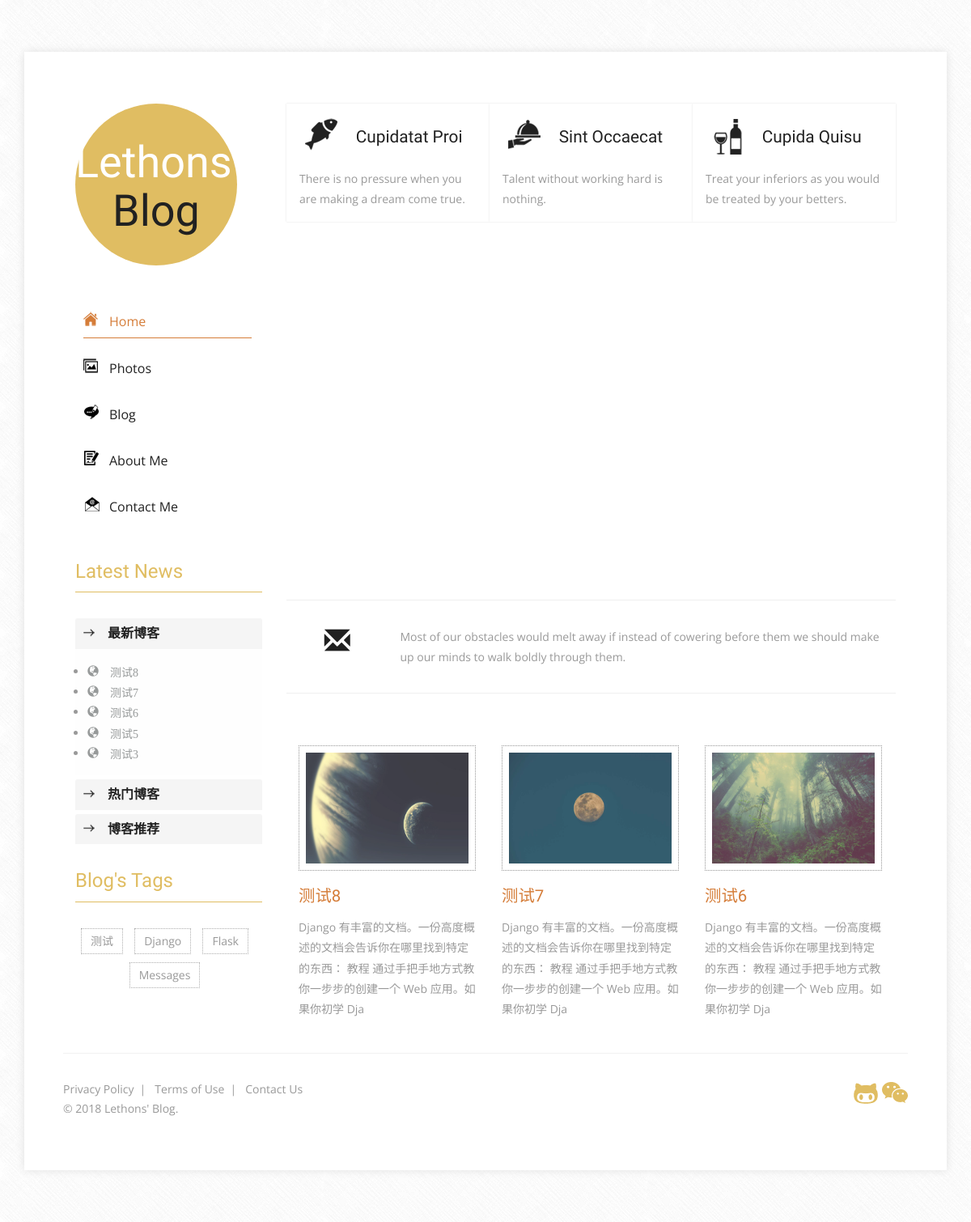
The app's page /, older data.
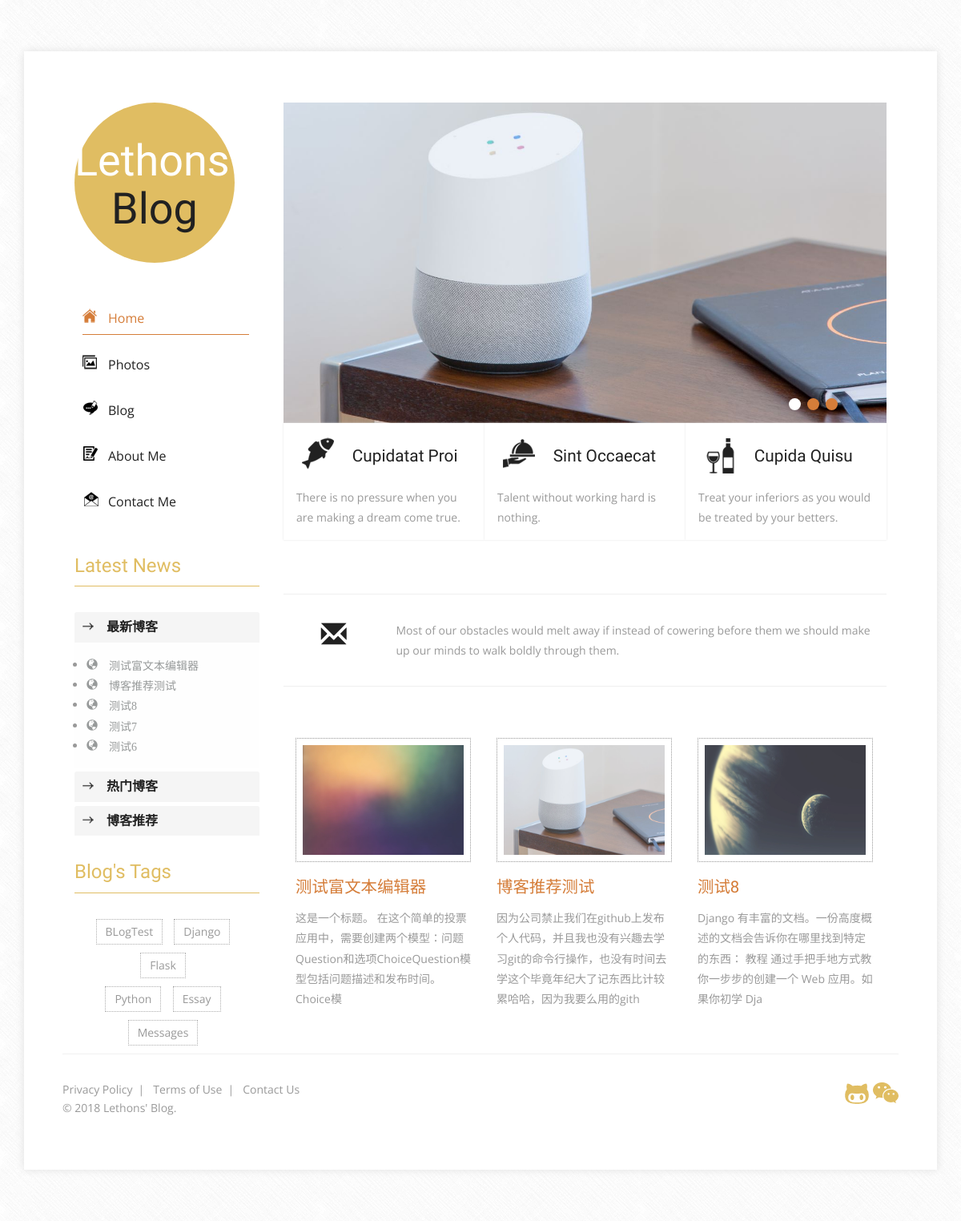
The same page, newer data.
### blog/models.py (models this page shows, shortened)
class Blog(models.Model):
    title = models.CharField(max_length=20)
    content = RichTextUploadingField()
    publish_time = models.DateTimeField(default=datetime.now)
    update_time = models.DateTimeField(auto_now=True)
    tag = models.ForeignKey(Tag, on_delete=models.DO_NOTHING)
    image = models.ImageField(upload_to='blog/%Y/%m/%d')
    is_commend = models.BooleanField(default=False)
    class Meta:
        ordering = ['-publish_time']

class Tag(models.Model):
    tag = models.CharField(max_length=10)
    def __str__(self):
        return self.tag

### blog/views.py (the view)
# urls.py: path('', views.home),
def home(request):
    blogs = Blog.objects.all()
    ctx = left_comment_date()
    ctx['blogs'] = blogs
    return render_to_response('blog/index.html', ctx)

### blog/views.py (called while the page is built)
def left_comment_date():
    ctx = {}
    tags = Tag.objects.all()
    commend_blogs = Blog.objects.filter(is_commend=True)
    ctx['tags'] = tags
    ctx['commend_blogs'] = commend_blogs
    return ctx

### templates/blog/index.html (shortened to what the changed rows need)
{% load staticfiles %}
<!DOCTYPE html>
<html>
<head>
<link href="{% static 'css/bootstrap.css' %}" rel="stylesheet" type="text/css" media="all" />
<link href="{% static 'css/style.css' %}" rel="stylesheet" type="text/css" media="all" />
</head>
<body>
	<div class="banner-body">
		<div class="container">
			<div class="banner-body-content">
			<div class="col-xs-3 banner-body-left">
				<div class="logo">
					<h1><a href="{% url 'home' %}">Lethons' <span>Blog</span></a></h1>
				</div>
				<div class="top-nav">
				</div>
			</div>
            {% block right_top %}
                <div class="col-xs-9 banner-body-right">
                    <div class="wmuSlider example1">
                        <div class="wmuSliderWrapper">
                            {% for blog in commend_blogs|slice:":3" %}
                                <article style="position: absolute; width: 100%; opacity: 0;">
                                    <div class="banner-wrap">
                                        <a href="{% url 'blog_detail' blog.pk %}">
                                            <div style="min-height:400px;background:url(../../media/{{ blog.image }}) no-repeat 0px 0px;background-size:cover;-webkit-background-size:cover;-moz-background-size:cover;-o-background-size:cover;-ms-background-size:cover;"></div>
                                        </a>
                                    </div>
                                </article>
                            {% endfor %}
                        </div>
                    </div>
                    <div class="banner-bottom">
                    </div>
                </div>
			<div class="clearfix"> </div>
			<div class="col-xs-3 banner-body-left">
				<div class="latest-news">
					<h2>Latest News</h2>
					<div class="panel-group" id="accordion" role="tablist" aria-multiselectable="true">
                        <div class="panel panel-default">
                            <div id="collapseOne" class="panel-collapse collapse in" role="tabpanel" aria-labelledby="headingOne">
                                <div class="panel-body">
                                    <ul>
                                        {% for blog in blogs|slice:":5" %}
                                            <li class="my-latest-news">
                                                <a href="{% url 'blog_detail' blog.pk %}" class="glyphicon glyphicon-globe" aria-hidden="true">
                                                    {{ blog.title|truncatechars:10 }}
                                                </a>
                                            </li>
                                        {% endfor %}
                                    </ul>
                                </div>
                            </div>
                        </div>
                    </div>
                    <div class="cat-grid">
                        <div class="top-social-icons">
                            {% for tag in tags|slice:":3" %}
                                <a href="{% url 'comment_tag_list' tag %}">{{ tag }}</a>
                            {% endfor %}
                            {% for tag in tags|slice:"3:5" %}
                                <a href="{% url 'comment_tag_list' tag %}">{{ tag }}</a>
                            {% endfor %}
                                <a href="#">Messages</a>
                        </div>
                    </div>
				</div>
			</div>
            {% endblock %}
            {% block right_bottom %}
                <div class="col-xs-9 banner-body-right">
                    <div class="msg-text">
                    </div>
                    <div class="msg-text-bottom">
                        {% for blog in blogs|slice:":3" %}
                            <div class="col-md-4 msg-text-bottom-left">
                                <figure class="effect-winston">
                                    <a href="{% url 'blog_detail' blog.pk %}"><img src="/media/{{ blog.image }}" alt=" " class="img-responsive" />
                                    <figcaption></figcaption>
                                    </a>
                                </figure>
                                <h3><a href="{% url 'blog_detail' blog.pk %}">{{ blog.title }}</a></h3>
                                <p>{{ blog.content|striptags|truncatechars:80 }}</p>
                            </div>
                        {% endfor %}
                    </div>
			    </div>
            {% endblock %}
			<div class="clearfix"> </div>
			<div class="footer">
				<div class="footer-left">
				</div>
				<div class="footer-right">
				</div>
				<div class="clearfix"> </div>
			</div>
		</div>
		</div>
	</div>
</body>
</html>

Row changes from the older to the newer data that the page shows:
no longer on this page (row unchanged): Blog: title "测试5", shown under "Latest News"
no longer on one of the page's lists (row unchanged): Blog: title "测试7", content "Django 有丰富的文档。一份高度概述的文档会告诉你在哪里找到特定的东西： 教程 通过手把手地方式教你一步步的创建一个 Web 应用。如果你初学 Dja"
no longer on this page (row unchanged): Blog: title "测试3", shown under "Latest News"
no longer on one of the page's lists (row edited): Blog: title "测试6", content "Django 有丰富的文档。一份高度概述的文档会告诉你在哪里找到特定的东西： 教程 通过手把手地方式教你一步步的创建一个 Web 应用。如果你初学 Dja"
added Blog: image (picture), title "博客推荐测试", content "因为公司禁止我们在github上发布个人代码，并且我也没有兴趣去学习git的命令行操作，也没有时间去学这个毕竟年纪大了记东西比计较累哈哈，因为我要么用的gith"
added Blog: title "测试富文本编辑器", image (picture), content "这是一个标题。 在这个简单的投票应用中，需要创建两个模型：问题Question和选项ChoiceQuestion模型包括问题描述和发布时间。Choice模"
changed Tag: tag "测试" → "BLogTest"
added Tag: tag "Python"
added Tag: tag "Essay"
